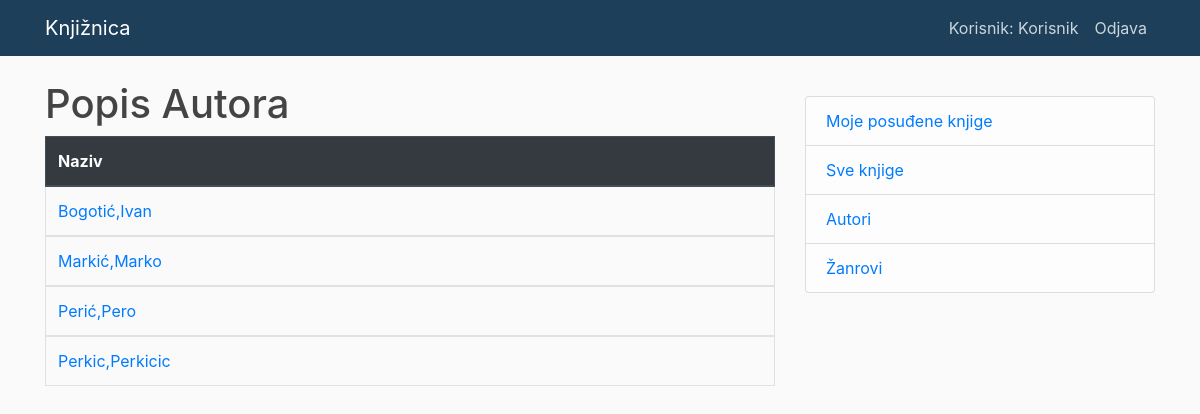
Before: /autori/ (signed in) with the older database file.
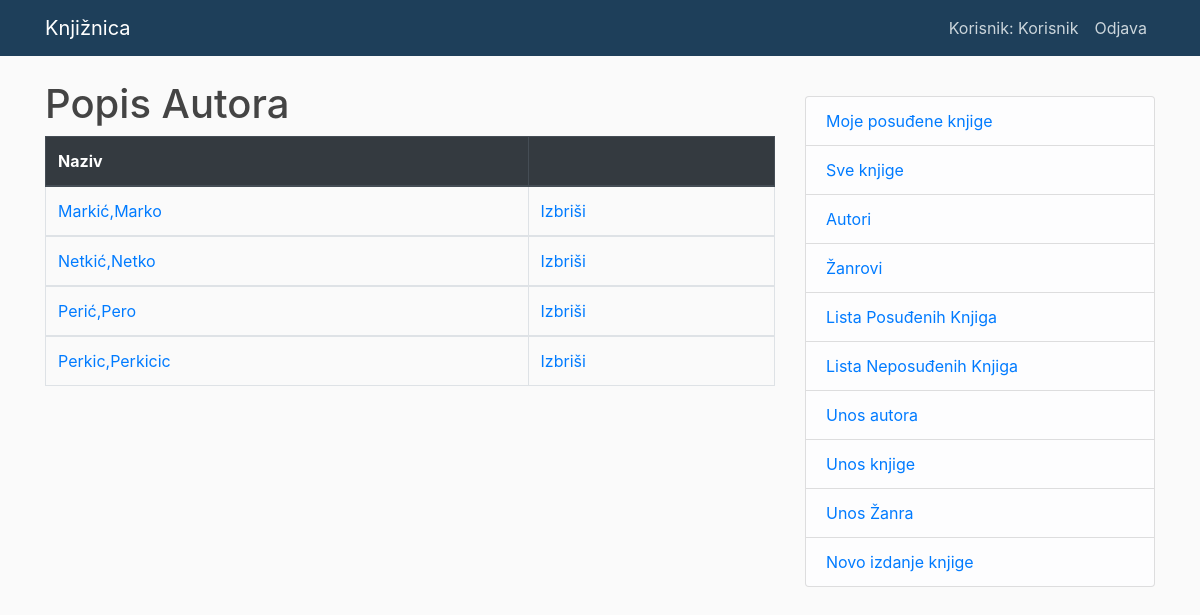
After: the same page with the newer database file.
### app/models.py (models this page shows, shortened)
class Autor(models.Model):
    ime = models.CharField(max_length=100)
    prezime = models.CharField(max_length=100)
    god_rodjenja = models.DateField('Godina rođenja',null=True, blank=True)
    god_smrti = models.DateField('Godina smrti', null=True, blank=True)
    class Meta:
        ordering = ['prezime', 'ime']
        verbose_name_plural = "Autori"
    def get_absolute_url(self):
        return reverse('autor-opis', args=[str(self.id)])

### app/views.py (the view)
# urls.py: path('autori/', views.ListaAutora.as_view(), name='autori'),
class ListaAutora(LoginRequiredMixin,generic.ListView):
    model = Autor
    paginate_by = 10

### app/templates/app/autor_list.html
{% extends "app/base.html" %}
{% block content %}
{% if user.is_authenticated %}
    <h1>Popis Autora</h1>
    {% if autor_list %}
    <table class="table table-bordered">
       <thead class="thead-dark">
        <tr>
      <th scope="col">Naziv</th>
      {% if perms.app.obnova %}
      <th scope="col"></th>
      {%endif%}
        </tr>
      </thead>
      {% for autor in autor_list %}
      <tbody>
      <td><a href="{{ autor.get_absolute_url }}">{{autor.prezime}},{{autor.ime}}</a></td>
      {% if perms.app.obnova %}
      <td><a href="{% url 'autor-brisi' autor.id %}">Izbriši</a></td>
      {%endif%}
      </tbody>
      {% endfor %}
      </table>
    {% else %}
      <p>Nema autora.</p>
    {% endif %}
    {%endif%}
{% endblock %}

### app/templates/app/base.html (shortened to what this page needs)
{% load static %}
<!DOCTYPE html>
<html>
<head>
    <link rel="stylesheet" href="https://stackpath.bootstrapcdn.com/bootstrap/4.5.0/css/bootstrap.min.css">
    <link href="https://unpkg.com/gijgo@1.9.13/css/gijgo.min.css" rel="stylesheet" type="text/css" />
    <link rel="stylesheet" type="text/css" href="{% static 'app/main.css' %}">
</head>
<body>
    <header class="site-header">
      <nav class="navbar navbar-expand-md navbar-dark bg-steel fixed-top">
        <div class="container">
          <a class="navbar-brand mr-4" href="{% url 'Knjiznica-home' %}">Knjižnica</a>
          <div class="collapse navbar-collapse" id="navbarToggle">
            <div class="navbar-nav">
               {% if user.is_authenticated %}
                  <a class="nav-item nav-link" >Korisnik: {{ user.get_username }}</a>
                  <a class="nav-item nav-link" href="{% url 'logout'%}?next={{request.path}}">Odjava</a>
              {% else %}
                   <a class="nav-item nav-link" href="{% url 'login'%}?next={{request.path}}">Prijava</a>
              {% endif %}
            </div>
          </div>
        </div>
      </nav>
    </header>
    <main role="main" class="container">
      <div class="row">
        <div class="col-md-8">
          {% block content %}{% endblock %}
        </div>
        <div class="col-md-4">
            {% if user.is_authenticated %}
            <p>
              <ul class="list-group">
                <li class="list-group-item list-group-item-light"> <a href="{% url 'moje-knjige' %}">Moje posuđene knjige</a></li>
                <li class="list-group-item list-group-item-light"> <a href="{% url 'knjige' %}">Sve knjige</a></li>
                <li class="list-group-item list-group-item-light"> <a href="{% url 'autori' %}">Autori</a></li>
                <li class="list-group-item list-group-item-light"> <a href="{% url 'zanrovi' %}">Žanrovi</a></li>
                {% if perms.app.obnova %}
                <li class="list-group-item list-group-item-light"> <a href="{% url 'posudjeno-sve' %}">Lista Posuđenih Knjiga</a></li>
                <li class="list-group-item list-group-item-light"> <a href="{% url 'neposudjeno-sve' %}">Lista Neposuđenih Knjiga</a></li>
                <li class="list-group-item list-group-item-light"> <a href="{% url 'autor-novi' %}">Unos autora</a></li>
                <li class="list-group-item list-group-item-light"> <a href="{% url 'knjiga-novi' %}">Unos knjige</a></li>
                <li class="list-group-item list-group-item-light"> <a href="{% url 'zanr-novi' %}">Unos Žanra</a></li>
                <li class="list-group-item list-group-item-light"> <a href="{% url 'knjigai-novi' %}">Novo izdanje knjige</a></li>
                {%endif%}
              </ul>
            </p>
            {% endif %}
          </div>
      </div>
    </main>
</body>
</html>

Changed rows visible on the page:
removed Autor: prezime "Bogotić", ime "Ivan"
shown differently, row unchanged: Autor "Markić": now shows "Izbriši"
added Autor: prezime "Netkić", ime "Netko", shows "Izbriši"
shown differently, row unchanged: Autor "Perić": now shows "Izbriši"
shown differently, row unchanged: Autor "Perkic": now shows "Izbriši"
Other visible differences:
text now shown: "Lista Posuđenih Knjiga Lista Neposuđenih Knjiga Unos autora Unos knjige Unos Žanra Novo izdanje knjige"
